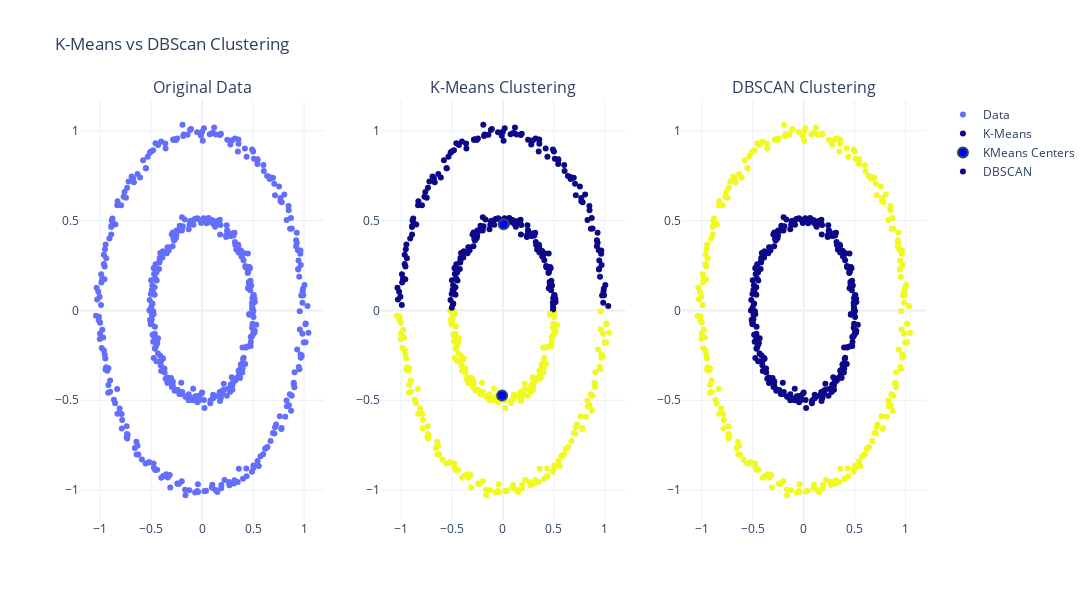

Write notebook code for a chart like this one.
### Code cell
from clustering import dbscan

X, y = sklearn_datasets.make_circles(n_samples=500, noise=0.02, factor=0.5, random_state=111)

# KMeans for comparison.
start_points = X[[1, 2], :]
centers, kmeans_labels = k_means(X, 2, start_points.copy())

# DBSCAN
dbscan_labels = dbscan(X, eps=0.1, min_samples=5)

# Plot KMeans and DBSCAN Results.
fig = make_subplots(rows=1, cols=3, subplot_titles=("Original Data", "K-Means Clustering", "DBSCAN Clustering"))
fig.add_trace(go.Scatter(x=X[:, 0], y=X[:, 1], mode='markers', name = "Data"), row=1, col=1)
fig.add_trace(go.Scatter(x=X[:, 0], y=X[:, 1], mode='markers', text = labels, name = "K-Means", marker=dict(color=kmeans_labels)), row=1, col=2)
fig.add_trace(go.Scatter(x=centers[:, 0], y=centers[:, 1], mode='markers', marker=dict(size=10, color='blue', line=dict(width=2, color='DarkSlateGrey')), name = "KMeans Centers"), row=1, col=2)
fig.add_trace(go.Scatter(x=X[:, 0], y=X[:, 1], mode='markers', name = "DBSCAN", marker=dict(color=dbscan_labels)), row=1, col=3)
fig.update_layout(title='K-Means vs DBScan Clustering', height=600, width=1200, template='plotly_white', showlegend=True)
fig.show()

### Figure 1 — Plotly figure (JSON) as saved in the notebook; plotly's stock layout.template omitted (floating-point values rounded to 4 significant figures; data arrays with more than 128 entries replaced by an {"elided": "..."} marker saying what was removed)
{"data": [{"mode": "markers", "name": "Data", "type": "scatter", "x": {"elided": "500 float values"}, "xaxis": "x", "y": {"elided": "500 float values"}, "yaxis": "y"}, {"marker": {"color": {"elided": "500 int values"}}, "mode": "markers", "name": "K-Means", "text": {"elided": "500 int values"}, "type": "scatter", "x": {"elided": "500 float values"}, "xaxis": "x2", "y": {"elided": "500 float values"}, "yaxis": "y2"}, {"marker": {"color": "blue", "line": {"color": "DarkSlateGrey", "width": 2}, "size": 10}, "mode": "markers", "name": "KMeans Centers", "type": "scatter", "x": [0.00757, -0.00768], "xaxis": "x2", "y": [0.4795, -0.4735], "yaxis": "y2"}, {"marker": {"color": {"elided": "500 int values"}}, "mode": "markers", "name": "DBSCAN", "type": "scatter", "x": {"elided": "500 float values"}, "xaxis": "x3", "y": {"elided": "500 float values"}, "yaxis": "y3"}], "layout": {"annotations": [{"font": {"size": 16}, "showarrow": false, "text": "Original Data", "x": 0.1444, "xanchor": "center", "xref": "paper", "y": 1, "yanchor": "bottom", "yref": "paper"}, {"font": {"size": 16}, "showarrow": false, "text": "K-Means Clustering", "x": 0.5, "xanchor": "center", "xref": "paper", "y": 1, "yanchor": "bottom", "yref": "paper"}, {"font": {"size": 16}, "showarrow": false, "text": "DBSCAN Clustering", "x": 0.8556, "xanchor": "center", "xref": "paper", "y": 1, "yanchor": "bottom", "yref": "paper"}], "height": 600, "showlegend": true, "title": {"text": "K-Means vs DBScan Clustering"}, "width": 1200, "xaxis": {"anchor": "y", "domain": [0, 0.2889]}, "xaxis2": {"anchor": "y2", "domain": [0.3556, 0.6444]}, "xaxis3": {"anchor": "y3", "domain": [0.7111, 1]}, "yaxis": {"anchor": "x", "domain": [0, 1]}, "yaxis2": {"anchor": "x2", "domain": [0, 1]}, "yaxis3": {"anchor": "x3", "domain": [0, 1]}}}
